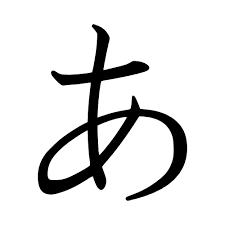
#> input picture scripts/data/hiragana-a.png, 225 x 225 px, found by its file name
$ python gen_data.py
#> lines starting #> are read from the running program, lines starting #| are printed output that depends on the picture
import os
import cv2
import numpy as np

def generate_hiragana_dataset(input_files, output_dir, num_variants=1000):
    # Užtikriname, kad išvesties katalogas egzistuoja
#> in generate_hiragana_dataset, image is the input picture: shape (225, 225, 3); min 0, max 255, mean 224.3
    os.makedirs(output_dir, exist_ok=True)

    # Augmentacijos funkcijos
    def augment_image(image, num_variants):
#> called with num_variants = 1000
        augmented_images = []

        # Konvertuojam į pilką formatą
        gray = cv2.cvtColor(image, cv2.COLOR_BGR2GRAY)

        # Salt & Pepper triukšmo procentas
        s_vs_p = 0.02  # 2% triukšmo proporcija

        for i in range(num_variants):
            # Atsitiktinis kontrastas ir ryškumas
            alpha = np.random.uniform(0.7, 1.3)
            beta = np.random.randint(-50, 50)
            adjusted = cv2.convertScaleAbs(gray, alpha=alpha, beta=beta)

            # Atsitiktinis pasukimas
            angle = np.random.randint(-15, 15)
            (h, w) = adjusted.shape[:2]
#> h = 225; w = 225
            M = cv2.getRotationMatrix2D((w // 2, h // 2), angle, 1.0)
            rotated = cv2.warpAffine(adjusted, M, (w, h))
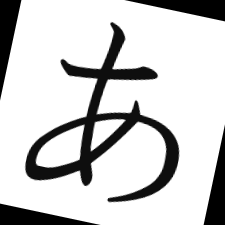
#> rotated: shape (225, 225); min 0, max 255, mean 204.6

            # Patikrinkime, ar vaizdas yra spalvotas (3 kanalai)
            if len(rotated.shape) == 3:  # RGB vaizdas
                # Pridėti Gauss’o triukšmą
                gauss = np.random.normal(0, 25, (h, w, 3)).astype('uint8')
                noisy_gauss = cv2.add(rotated, gauss)

                # Pridėti "Salt & Pepper" triukšmą
                noisy_sp = rotated.copy()
                num_salt = np.ceil(s_vs_p * h * w)
                coords = [np.random.randint(0, i - 1, int(num_salt)) for i in noisy_sp.shape]
                noisy_sp[coords[0], coords[1]] = 255
                num_pepper = np.ceil(s_vs_p * h * w)
                coords = [np.random.randint(0, i - 1, int(num_pepper)) for i in noisy_sp.shape]
                noisy_sp[coords[0], coords[1]] = 0

                # Inversija
                inverted = cv2.bitwise_not(noisy_gauss)

                # Sepia efektas
                sepia = cv2.applyColorMap(rotated, cv2.COLORMAP_PINK)

                # Atsitiktinis blur
                blur_level = np.random.choice([3, 5, 7])
                blurred = cv2.GaussianBlur(rotated, (blur_level, blur_level), 0)

                # Fono keitimas
                backgrounds = [255, 128, 0]  # Balta, pilka, juoda
                bg_color = np.random.choice(backgrounds)
                background = np.full((h, w, 3), bg_color, dtype=np.uint8)
                masked = cv2.bitwise_or(rotated, background)

                # Perspective Transform
                pts1 = np.float32([[5, 5], [w-5, 5], [5, h-5], [w-5, h-5]])
                pts2 = np.float32([[np.random.randint(0, 10), np.random.randint(0, 10)],
                                    [w-np.random.randint(0, 10), np.random.randint(0, 10)],
                                    [np.random.randint(0, 10), h-np.random.randint(0, 10)],
                                    [w-np.random.randint(0, 10), h-np.random.randint(0, 10)]])
                matrix = cv2.getPerspectiveTransform(pts1, pts2)
                perspective = cv2.warpPerspective(rotated, matrix, (w, h))

                # RGB Shift
                shift = np.random.randint(-20, 20, 3)
                rgb_shifted = cv2.merge([np.clip(rotated[:,:,0] + shift[0], 0, 255),
                                         np.clip(rotated[:,:,1] + shift[1], 0, 255),
                                         np.clip(rotated[:,:,2] + shift[2], 0, 255)])

                # JPEG Artefaktai (sugadintas kokybės efektas)
                encode_param = [int(cv2.IMWRITE_JPEG_QUALITY), np.random.randint(20, 70)]
                _, encoded_image = cv2.imencode('.jpg', rotated, encode_param)
                jpeg_artifact = cv2.imdecode(encoded_image, 1)

                augmented_images.extend([rotated, noisy_gauss, noisy_sp, inverted, sepia, blurred, masked, perspective, rgb_shifted, jpeg_artifact])
            else:
                # Jei vaizdas yra pilkos spalvos, atlikti tik pilkos spalvos operacijas
                gauss = np.random.normal(0, 25, (h, w)).astype('uint8')
                noisy_gauss = cv2.add(rotated, gauss)
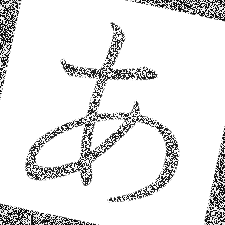
#> noisy_gauss: shape (225, 225); min 0, max 255, mean 230.3

                noisy_sp = rotated.copy()
                num_salt = np.ceil(s_vs_p * h * w)
#> num_salt = 1013
                coords = [np.random.randint(0, i - 1, int(num_salt)) for i in noisy_sp.shape]
                noisy_sp[coords[0], coords[1]] = 255
                num_pepper = np.ceil(s_vs_p * h * w)
#> num_pepper = 1013
                coords = [np.random.randint(0, i - 1, int(num_pepper)) for i in noisy_sp.shape]
                noisy_sp[coords[0], coords[1]] = 0
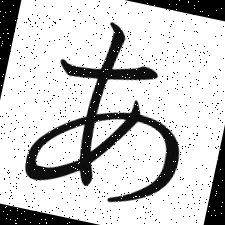
#> noisy_sp: shape (225, 225); min 0, max 255, mean 201.5

                inverted = cv2.bitwise_not(noisy_gauss)
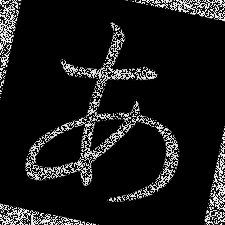
#> inverted: shape (225, 225); min 0, max 255, mean 24.7

                blurred = cv2.GaussianBlur(rotated, (3, 3), 0)
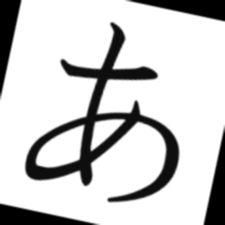
#> blurred: shape (225, 225); min 0, max 255, mean 204.6

                augmented_images.extend([rotated, noisy_gauss, noisy_sp, inverted, blurred])

        return augmented_images

    dataset = {}
    for label, filepath in input_files.items():
        # Įkelti originalų vaizdą
        image = cv2.imread(filepath)
        augmented_images = augment_image(image, num_variants)

        # Sukurti katalogą su etiketės pavadinimu
        label_dir = os.path.join(output_dir, label)
        os.makedirs(label_dir, exist_ok=True)  # Sukuriame subdirektoriją kiekvienai etiketei

        # Išsaugoti kiekvieną sugeneruotą vaizdą su unikaliu pavadinimu
        for idx, img in enumerate(augmented_images):
            filename = os.path.join(label_dir, f"{label}_augmented_{idx+1}.jpg")
            cv2.imwrite(filename, img)

        dataset[label] = augmented_images

    return dataset

# Įrašyti kelią su originaliais failais
input_files = {
    "a": "scripts/data/hiragana-a.PNG",
    "i": "scripts/data/hiragana-i.PNG",
    "u": "scripts/data/hiragana-u.PNG",
    "e": "scripts/data/hiragana-e.PNG",
    "o": "scripts/data/hiragana-o.PNG",
}

# Nurodyti išvesties katalogą
output_dir = 'gen_dataset'  # Katalogas, kuriame bus išsaugoti sugeneruoti vaizdai

# Sugeneruoti datasetą su 1000 variantų
augmented_dataset = generate_hiragana_dataset(input_files, output_dir, num_variants=1000)

# Pavyzdys, kaip pasiekti sugeneruotus vaizdus
print("Sugeneruotų vaizdų keliai:")

for label, images in augmented_dataset.items():
    print(f"{label} - {len(images)} variantų sugeneruota.")
    for i, img in enumerate(images[:10]):  # Pavyzdžiui, atspausdinti pirmus 10 variantų
        print(f"  {label}_augmented_{i+1}.jpg")

$ run again, with scripts/data/d14.PNG copied over scripts/data/hiragana-a.png
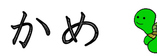
#> input picture scripts/data/d14.PNG, 157 x 56 px, found by its file name
#> in generate_hiragana_dataset, image is the input picture: shape (56, 157, 3); mean B, G, R 216.3, 228.2, 216.8
#> in augment_image, `inverted = cv2.bitwise_not(noisy_gauss)`:
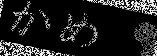
#> inverted: shape (56, 157); min 0, max 255, mean 31
#> in augment_image, `blurred = cv2.GaussianBlur(rotated, (3, 3), 0)`:
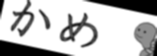
#> blurred: shape (56, 157); min 0, max 255, mean 191.1
